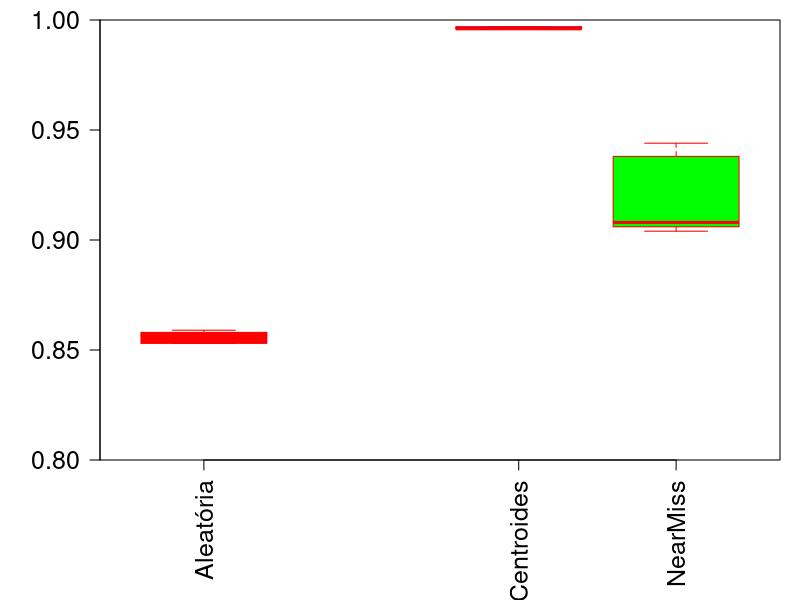
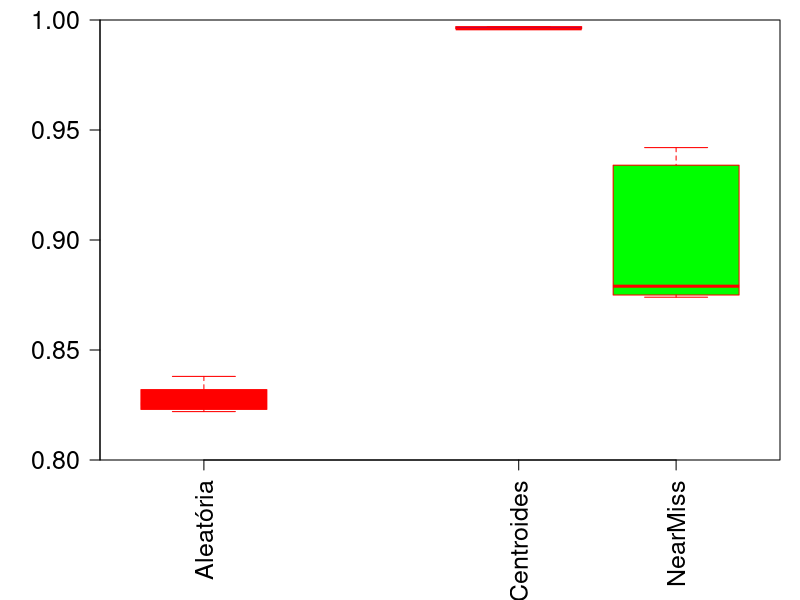
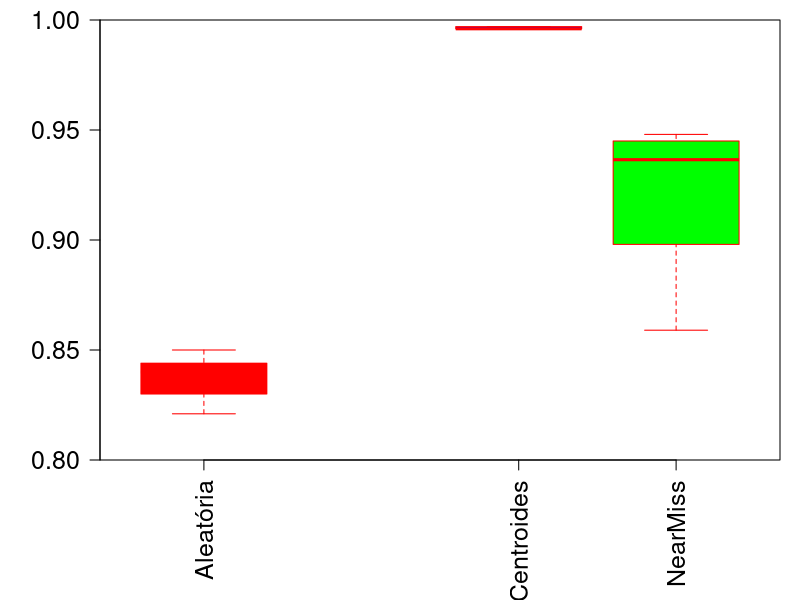
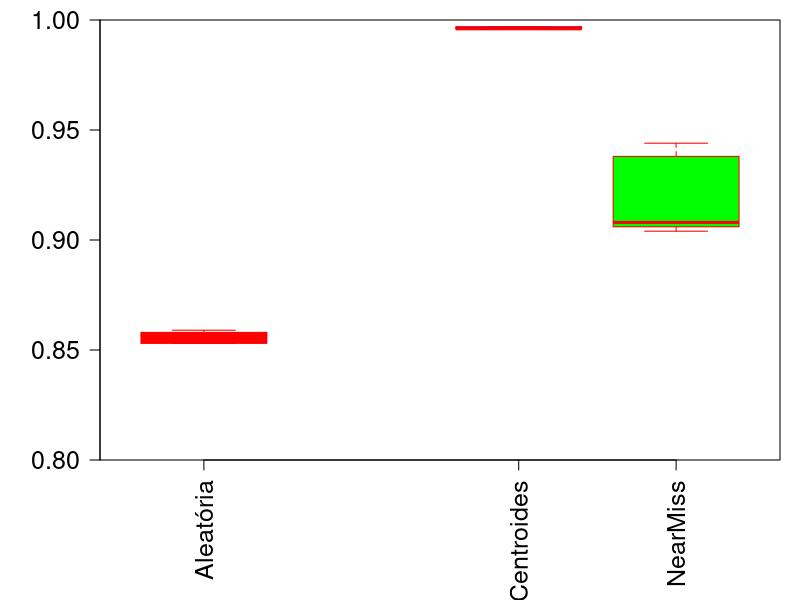

Reproduce these figures in R, in order.
#Results CIC2018 KNN Random
accRandomKNN <- c(0.8529670481497680,0.8533953531213290,0.8555645105579470,0.8578672254588150,0.8533297257466550,0.8590151288368980,0.8556900085200450,0.8528438529025720,0.8585292559928150,0.8529624427199660)
accRandomKNN = round(accRandomKNN, 3)

f1RandomKNN <- c(0.8222726705773910,0.8239268112051480,0.8274287189864540,0.8378484727398710,0.8226322681717800,0.8366307280359770,0.8272585277791030,0.8221456552326400,0.8323983097089190,0.8226292431807750)
f1RandomKNN = round(f1RandomKNN, 3)

precisionRandomKNN <- c(0.8421661731126970,0.8498556065481650,0.8376998783737170,0.8447374559369000,0.8363634758340550,0.8426869282813220,0.8211423655271090,0.8297023447885860,0.8443951835709900,0.8288186391873420)
precisionRandomKNN = round(precisionRandomKNN, 3)

recallRandomKNN  <- c(0.8529670481497680,0.8533953531213290,0.8555645105579470,0.8578672254588150,0.8533297257466550,0.8590151288368980,0.8556900085200450,0.8528438529025720,0.8585292559928150,0.8529624427199660)
recallRandomKNN = round(recallRandomKNN, 3)


#Results CIC2018 KNN Cluster Centroids
accClusterCentroidsKNN <- c(0.9962350611370800,0.9964883597761760,0.9964423054781580,0.9968107398622970,0.9963041425841060,0.9965804683722100,0.9964307919036540,0.9965574412232020,0.9965229004996890,0.9962350611370800)
accClusterCentroidsKNN = round(accClusterCentroidsKNN, 3)

f1ClusterCentroidsKNN <- c(0.9962242946793990,0.9964427335061070,0.9963989465244820,0.9968115996559010,0.9962601275098420,0.9965509327756220,0.9964133709195260,0.9965368087804630,0.9964716675889370,0.9962596054601260)
f1ClusterCentroidsKNN = round(f1ClusterCentroidsKNN, 3)

precisionClusterCentroidsKNN <-c(0.9962372070951660,0.9964456215820350,0.9964598165271800,0.9968278685327620,0.9962812739452520,0.9965826638104850,0.9964126204240210,0.9965466403240270,0.9965302626361040,0.9962981328596700)
precisionClusterCentroidsKNN = round(precisionClusterCentroidsKNN, 3)

recallClusterCentroidsKNN  <- c(0.9962350611370800,0.9964883597761760,0.9964423054781580,0.9968107398622970,0.9963041425841060,0.9965804683722100,0.9964307919036540,0.9965574412232020,0.9965229004996890,0.9962350611370800)
recallClusterCentroidsKNN = round(recallClusterCentroidsKNN, 3)

#Results CIC2018 KNN Cluster Centroids
accNearMissKNN <- c(0.9385059985723160,0.9077302139222140,0.9041034379533470,0.9077992953692400,0.9048978745941460,0.9375733990374650,0.9059110691505280,0.9371128560572910,0.9439749464618780,0.9061643677896230)
accNearMissKNN = round(accNearMissKNN, 3)

f1NearMissKNN <- c(0.9368311148743250,0.8772556059310540,0.8810638567762950,0.8772621604696140,0.8738623718946540,0.9344053955175510,0.8751592491289260,0.9330585776079740,0.9424104186015840,0.8753161860165870)
f1NearMissKNN = round(f1NearMissKNN, 3)

precisionNearMissKNN <- c(0.9426826277851860,0.9453651958038790,0.8983472378771050,0.8618676431312130,0.8585403799337610,0.9440566130689060,0.9101788456439750,0.9466709560119710,0.9482695285752630,0.9295245144131850)
precisionNearMissKNN = round(precisionNearMissKNN, 3)

recallNearMissKNN  <- c(0.9385059985723160,0.9077302139222140,0.9041034379533470,0.9077992953692400,0.9048978745941460,0.9375733990374650,0.9059110691505280,0.9371128560572910,0.9439749464618780,0.9061643677896230)
recallNearMissKNN = round(recallNearMissKNN, 3)


# Computando os testes
wilcox.test(accRandomKNN, accClusterCentroidsKNN, paired = TRUE,alternative = "l")
wilcoxonTestKNNAccRC = wilcox.test(accRandomKNN, accClusterCentroidsKNN, paired = TRUE,alternative = "l")
print(wilcoxonTestKNNAccRC$p.value)

wilcox.test(precisionRandomKNN, precisionClusterCentroidsKNN, paired = TRUE,alternative = "l")
wilcoxonTestKNNPrecisionRC = wilcox.test(precisionRandomKNN, precisionClusterCentroidsKNN, paired = TRUE,alternative = "l")
print(wilcoxonTestKNNPrecisionRC$p.value)

wilcox.test(f1RandomKNN, f1ClusterCentroidsKNN, paired = TRUE,alternative = "l")
wilcoxonTestKNNF1RC = wilcox.test(f1RandomKNN, f1ClusterCentroidsKNN, paired = TRUE,alternative = "l")
print(wilcoxonTestKNNF1RC$p.value)

wilcox.test(recallRandomKNN, recallClusterCentroidsKNN, paired = TRUE,alternative = "l")
wilcoxonTestKNNRecallRC = wilcox.test(recallRandomKNN, recallClusterCentroidsKNN, paired = TRUE,alternative = "l")
print(wilcoxonTestKNNRecallRC$p.value)

wilcox.test(accNearMissKNN, accClusterCentroidsKNN, paired = TRUE,alternative = "l")
wilcoxonTestKNNAccNC = wilcox.test(accNearMissKNN, accClusterCentroidsKNN, paired = TRUE,alternative = "l")
print(wilcoxonTestKNNAccNC$p.value)

wilcox.test(precisionNearMissKNN, precisionClusterCentroidsKNN, paired = TRUE,alternative = "l")
wilcoxonTestKNNPrecisionNC = wilcox.test(precisionNearMissKNN, precisionClusterCentroidsKNN, paired = TRUE,alternative = "l")
print(wilcoxonTestKNNPrecisionNC$p.value)

wilcox.test(f1NearMissKNN, f1ClusterCentroidsKNN, paired = TRUE,alternative = "l")
wilcoxonTestKNNF1NC = wilcox.test(f1NearMissKNN, f1ClusterCentroidsKNN, paired = TRUE,alternative = "l")
print(wilcoxonTestKNNF1NC$p.value)

wilcox.test(recallNearMissKNN, recallClusterCentroidsKNN, paired = TRUE,alternative = "l")
wilcoxonTestKNNRecallNC = wilcox.test(recallNearMissKNN, recallClusterCentroidsKNN, paired = TRUE,alternative = "l")
print(wilcoxonTestKNNRecallNC$p.value)

################################
pdf(file="accKNNCIC2018.pdf")
par(cex.lab=1.5) # is for y-axis

par(cex.axis=1.5) # is for x-axis
par(mgp=c(2,1,0))
par(mar=c(7,5,1,1)) 
boxplot(accRandomKNN, accClusterCentroidsKNN, accNearMissKNN,
        main = "",
        at = c(2,4,5),
        names = c( "Aleatória", "Centroides", "NearMiss"),
        las = 2,
        col = c("red","blue","green"),
        border = "red",
        horizontal = FALSE,
        notch = FALSE,
        ylim = c(0.8,1 ), yaxs = "i", cex.main=1.5,
        cex.lab=1.0,
        font.main=20,las=0)
dev.off()

pdf(file="f1KNNCIC2018.pdf")
par(cex.lab=1.5) # is for y-axis

par(cex.axis=1.5) # is for x-axis
par(mgp=c(2,1,0))
par(mar=c(7,5,1,1)) 
boxplot(f1RandomKNN, f1ClusterCentroidsKNN, f1NearMissKNN,
        main = "",
        at = c(2,4,5),
        names = c( "Aleatória", "Centroides", "NearMiss"),
        las = 2,
        col = c("red","blue","green"),
        border = "red",
        horizontal = FALSE,
        notch = FALSE,
        ylim = c(0.8,1 ), yaxs = "i" , cex.main=1.5,
        cex.lab=1.0,
        font.main=20,las=0)
dev.off()

pdf(file="precisionKNNCIC2018.pdf")
par(cex.lab=1.5) # is for y-axis

par(cex.axis=1.5) # is for x-axis
par(mgp=c(2,1,0))
par(mar=c(7,5,1,1)) 
boxplot( precisionRandomKNN, precisionClusterCentroidsKNN, precisionNearMissKNN,
         main = "",
         at = c(2,4,5),
         names = c( "Aleatória", "Centroides", "NearMiss"),
         las = 2,
         col = c("red","blue","green"),
         border = "red",
         horizontal = FALSE,
         notch = FALSE,
         ylim = c(0.8,1 ), yaxs = "i" , cex.main=1.5,
         cex.lab=1.0,
         font.main=20,las=0)
dev.off()

pdf(file="recallKNNCIC2018.pdf")
par(cex.lab=1.5) # is for y-axis

par(cex.axis=1.5) # is for x-axis
par(mgp=c(2,1,0))
par(mar=c(7,5,1,1)) 
boxplot( recallRandomKNN, recallClusterCentroidsKNN, recallNearMissKNN,
         main = "",
         at = c(2,4,5),
         names = c( "Aleatória", "Centroides", "NearMiss"),
         las = 2,
         col = c("red","blue","green"),
         border = "red",
         horizontal = FALSE,
         notch = FALSE,
         ylim = c(0.8,1 ), yaxs = "i" , cex.main=1.5,
         cex.lab=1.0,
         font.main=20,las=0)
dev.off()
